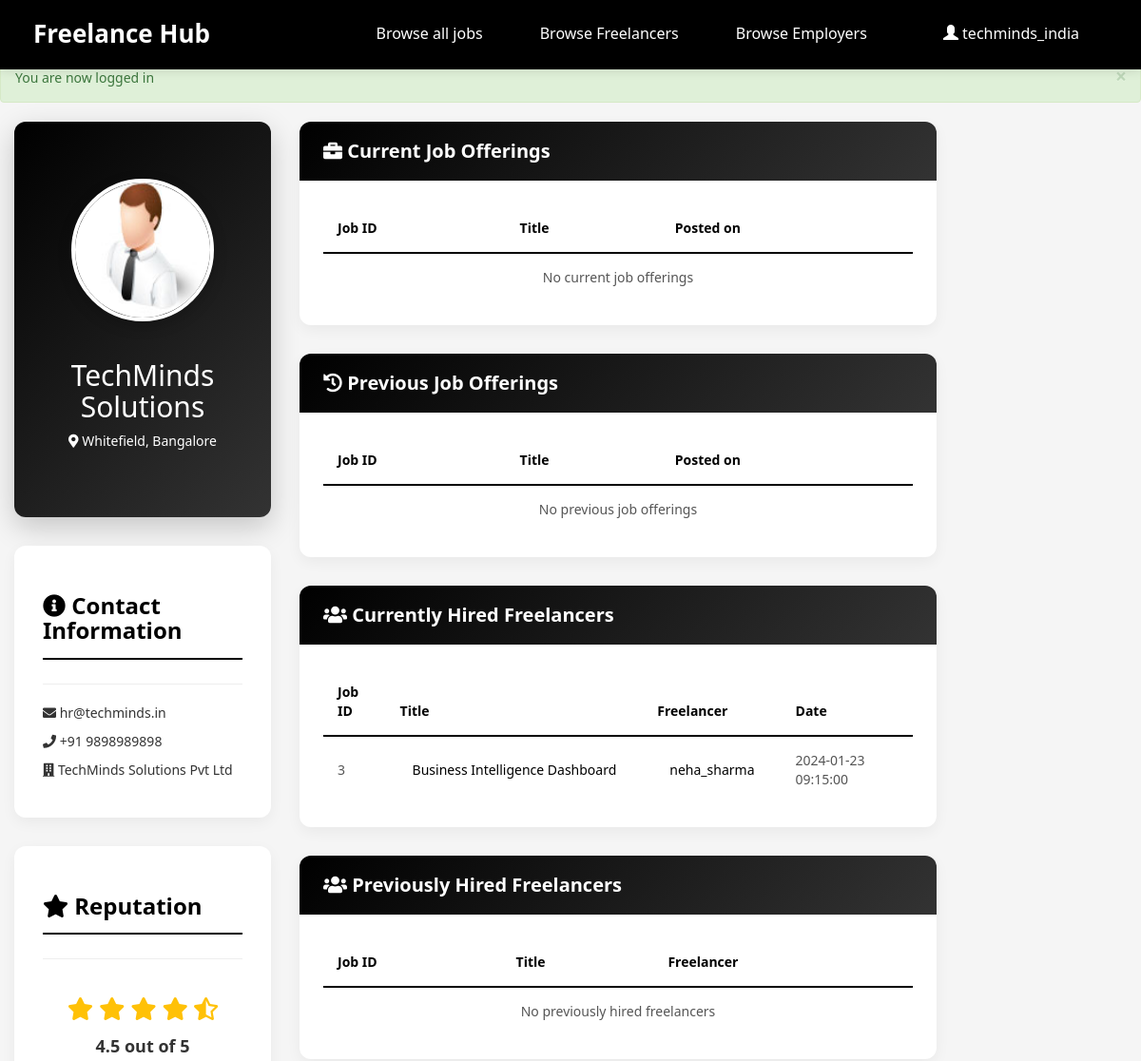
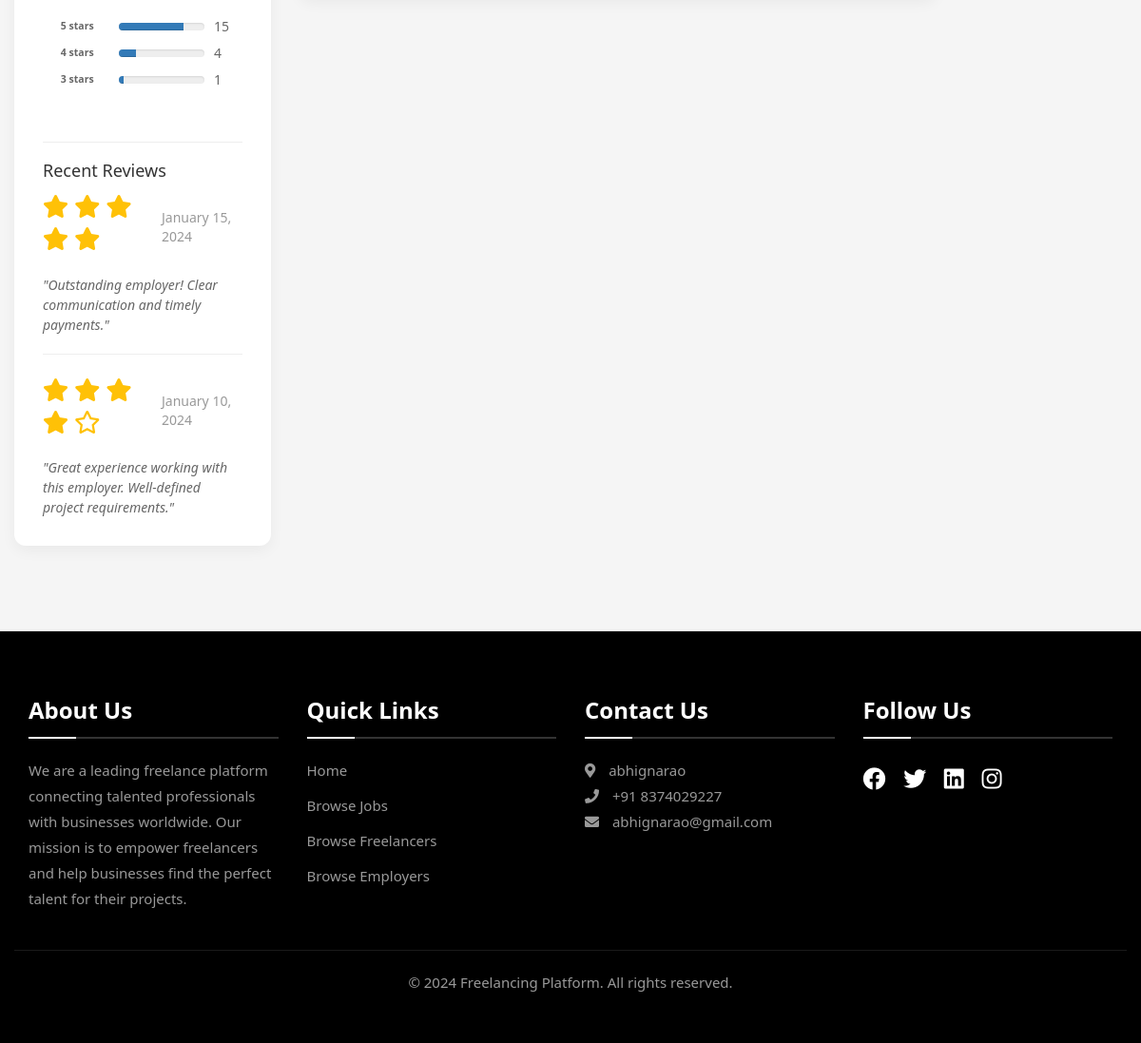
The page /employerProfile.php (signed in) on the database its author committed (2 pictures, top to bottom).
### tables this page shows
CREATE TABLE IF NOT EXISTS `employer` (
  `username` varchar(200) NOT NULL,
  `password` varchar(200) NOT NULL,
  `Name` varchar(200) NOT NULL,
  `email` varchar(200) NOT NULL,
  `contact_no` varchar(200) NOT NULL,
  `address` varchar(200) NOT NULL,
  `gender` varchar(200) NOT NULL,
  `birthdate` date NOT NULL,
  `company` varchar(200) NOT NULL,
  `profile_sum` varchar(1000) NOT NULL
);

CREATE TABLE IF NOT EXISTS `job_offer` (
`job_id` bigint(20) unsigned NOT NULL,
  `title` varchar(200) NOT NULL,
  `type` varchar(200) NOT NULL,
  `description` varchar(1000) NOT NULL,
  `budget` int(11) NOT NULL,
  `skills` varchar(200) NOT NULL,
  `special_skill` varchar(200) NOT NULL,
  `e_username` varchar(200) NOT NULL,
  `valid` tinyint(1) NOT NULL,
  `timestamp` timestamp NOT NULL DEFAULT CURRENT_TIMESTAMP
);

CREATE TABLE IF NOT EXISTS `selected` (
  `f_username` varchar(200) NOT NULL,
  `job_id` varchar(30) NOT NULL,
  `e_username` varchar(200) NOT NULL,
  `price` int(11) NOT NULL,
  `valid` tinyint(1) NOT NULL
);

### config.php (called while the page is built, shortened)
<?php
try {
    $conn = new mysqli(DB_HOST, DB_USER, DB_PASS, DB_NAME);
    $conn->set_charset("utf8");
} catch (Exception $e) {
    error_log("Database Connection Error: " . $e->getMessage());
    die("Sorry, there was a problem connecting to our database. Please try again later.");
}
function safe_query($sql) {
    global $conn;
    try {
        $result = $conn->query($sql);
        return $result;
    } catch (Exception $e) {
        error_log("Database Query Error: " . $e->getMessage());
        return false;
    }
}
?>

### employerProfile.php (the view, shortened to what this page needs)
<?php include('server.php');
$username = $_SESSION["Username"];
$name = $email = $contactNo = $gender = $birthdate = $address = $profile_sum = $company = "";
$sql = "SELECT * FROM employer WHERE username='$username'";
$result = safe_query($sql);
if ($result && $result->num_rows > 0) {
    $row = $result->fetch_assoc();
    $name = $row["Name"] ?? 'Not specified';
    $email = $row["email"] ?? 'Not specified';
    $contactNo = $row["contact_no"] ?? 'Not specified';
    $address = $row["address"] ?? 'Not specified';
    $company = $row["company"] ?? 'Not specified';
} else {
    $_SESSION['error'] = "Could not retrieve profile data. Please try again.";
}
$sql = "SELECT * FROM job_offer WHERE e_username='$username' and valid=1 ORDER BY timestamp DESC";
$job_result = safe_query($sql);
 ?>
<!DOCTYPE html>
<html lang="en">
<head>
	<link rel="stylesheet" href="https://maxcdn.bootstrapcdn.com/bootstrap/3.4.1/css/bootstrap.min.css">
	<link rel="stylesheet" href="https://cdnjs.cloudflare.com/ajax/libs/font-awesome/5.15.4/css/all.min.css">
</head>
<body>
<nav class="navbar navbar-inverse navbar-fixed-top" id="my-navbar">
	<div class="container">
		<div class="navber-header">
			<a href="index.php" class="navbar-brand">Freelance Hub</a>
		</div>
		<div class="collapse navbar-collapse" id="navbar-collapse">
			<ul class="nav navbar-nav navbar-right">
				<li><a href="allJob.php">Browse all jobs</a></li>
				<li><a href="allFreelancer.php">Browse Freelancers</a></li>
				<li><a href="allEmployer.php">Browse Employers</a></li>
				<li class="dropdown" style="background:#000;padding:0 20px 0 20px;">
			        <a class="dropdown-toggle" data-toggle="dropdown" href="#"><span class="glyphicon glyphicon-user"></span> <?php echo $username; ?>
			        </a>
			    </li>
			</ul>
		</div>
	</div>
</nav>
<div class="container-fluid" style="margin-top:20px">
<div class="row">
    <?php if(isset($_SESSION['success'])): ?>
        <div class="alert alert-success alert-dismissible">
            <button type="button" class="close" data-dismiss="alert">&times;</button>
            <?php
                echo $_SESSION['success'];
            ?>
        </div>
    <?php endif; ?>
	<div class="col-lg-3">
		<div class="profile-header text-center">
			<img src="image/img04.jpg" alt="Profile Photo" class="profile-img">
			<h2><?php echo $name; ?></h2>
			<p><i class="fas fa-map-marker-alt"></i> <?php echo $address; ?></p>
	    </div>
		<div class="card">
			<h3><i class="fas fa-info-circle"></i> Contact Information</h3>
			<hr>
			<p><i class="fas fa-envelope"></i> <?php echo $email; ?></p>
			<p><i class="fas fa-phone"></i> <?php echo $contactNo; ?></p>
			<p><i class="fas fa-building"></i> <?php echo $company; ?></p>
		</div>
		<div class="card">
			<h3><i class="fas fa-star"></i> Reputation</h3>
			<hr>
			<div class="rating-summary">
				<div class="overall-rating">
					<div class="stars">
						<i class="fas fa-star"></i>
						<i class="fas fa-star"></i>
						<i class="fas fa-star"></i>
						<i class="fas fa-star"></i>
						<i class="fas fa-star-half-alt"></i>
					</div>
					<div class="rating-text">4.5 out of 5</div>
				</div>
				<div class="rating-stats">
					<div class="stat-item">
						<span class="label">5 stars</span>
						<div class="progress">
							<div class="progress-bar bg-success" style="width: 75%"></div>
						</div>
						<span class="count">15</span>
					</div>
					<div class="stat-item">
						<span class="label">4 stars</span>
						<div class="progress">
							<div class="progress-bar bg-success" style="width: 20%"></div>
						</div>
						<span class="count">4</span>
					</div>
					<div class="stat-item">
						<span class="label">3 stars</span>
						<div class="progress">
							<div class="progress-bar bg-warning" style="width: 5%"></div>
						</div>
						<span class="count">1</span>
					</div>
				</div>
			</div>
			<hr>
			<div class="recent-reviews">
				<h4>Recent Reviews</h4>
				<div class="review-item">
					<div class="review-header">
						<div class="stars">
							<i class="fas fa-star"></i>
							<i class="fas fa-star"></i>
							<i class="fas fa-star"></i>
							<i class="fas fa-star"></i>
							<i class="fas fa-star"></i>
						</div>
						<span class="review-date">January 15, 2024</span>
					</div>
					<p class="review-text">"Outstanding employer! Clear communication and timely payments."</p>
				</div>
				<div class="review-item">
					<div class="review-header">
						<div class="stars">
							<i class="fas fa-star"></i>
							<i class="fas fa-star"></i>
							<i class="fas fa-star"></i>
							<i class="fas fa-star"></i>
							<i class="far fa-star"></i>
						</div>
						<span class="review-date">January 10, 2024</span>
					</div>
					<p class="review-text">"Great experience working with this employer. Well-defined project requirements."</p>
				</div>
			</div>
		</div>
	</div>
	<div class="col-lg-7">
			<div class="panel panel-primary">
			<div class="panel-heading">
				<h3 class="panel-title"><i class="fas fa-briefcase"></i> Current Job Offerings</h3>
			</div>
			<div class="panel-body">
				<div class="table-responsive">
					<table class="table">
						<thead>
							<tr>
								<th>Job ID</th>
								<th>Title</th>
								<th>Posted on</th>
                      </tr>
						</thead>
						<tbody>
                      <?php
						if ($job_result->num_rows > 0) {
							while($row = $job_result->fetch_assoc()) {
                                echo '
								<tr>
                                <form action="employerProfile.php" method="post">
									<input type="hidden" name="jid" value="'.$row["job_id"].'">
									<td>'.$row["job_id"].'</td>
									<td><button type="submit" class="btn btn-link">'.$row["title"].'</button></td>
									<td>'.$row["timestamp"].'</td>
                                </form>
								</tr>';
                                }
                        } else {
							echo '<tr><td colspan="3" class="text-center">No current job offerings</td></tr>';
                        }
                       ?>
						</tbody>
                  </table>
				</div>
			</div>
		</div>
			<div class="panel panel-primary">
			<div class="panel-heading">
				<h3 class="panel-title"><i class="fas fa-history"></i> Previous Job Offerings</h3>
			</div>
			<div class="panel-body">
				<div class="table-responsive">
					<table class="table">
						<thead>
							<tr>
								<th>Job ID</th>
								<th>Title</th>
								<th>Posted on</th>
                      </tr>
						</thead>
						<tbody>
                      <?php
                      	$sql = "SELECT * FROM job_offer WHERE e_username='$username' and valid=0 ORDER BY timestamp DESC";
						$result = $conn->query($sql);
                      if ($result->num_rows > 0) {
                            while($row = $result->fetch_assoc()) {
                                echo '
								<tr>
                                <form action="employerProfile.php" method="post">
									<input type="hidden" name="jid" value="'.$row["job_id"].'">
									<td>'.$row["job_id"].'</td>
									<td><button type="submit" class="btn btn-link">'.$row["title"].'</button></td>
									<td>'.$row["timestamp"].'</td>
                                </form>
								</tr>';
                                }
                        } else {
							echo '<tr><td colspan="3" class="text-center">No previous job offerings</td></tr>';
                        }
                       ?>
						</tbody>
                  </table>
				</div>
			</div>
		</div>
			<div class="panel panel-primary">
			<div class="panel-heading">
				<h3 class="panel-title"><i class="fas fa-users"></i> Currently Hired Freelancers</h3>
			</div>
			<div class="panel-body">
				<div class="table-responsive">
					<table class="table">
						<thead>
							<tr>
								<th>Job ID</th>
								<th>Title</th>
								<th>Freelancer</th>
								<th>Date</th>
                      </tr>
						</thead>
						<tbody>
                      <?php
                      	$sql = "SELECT * FROM job_offer,selected WHERE job_offer.job_id=selected.job_id AND selected.e_username='$username' AND selected.valid=1 ORDER BY job_offer.timestamp DESC";
						$result = $conn->query($sql);
                      if ($result->num_rows > 0) {
                            while($row = $result->fetch_assoc()) {
                                echo '
								<tr>
									<td>'.$row["job_id"].'</td>
									<td>
                                <form action="employerProfile.php" method="post">
										<input type="hidden" name="jid" value="'.$row["job_id"].'">
										<button type="submit" class="btn btn-link">'.$row["title"].'</button>
                                    </form>
									</td>
									<td>
                                    <form action="employerProfile.php" method="post">
										<input type="hidden" name="f_user" value="'.$row["f_username"].'">
										<button type="submit" class="btn btn-link">'.$row["f_username"].'</button>
                                </form>
									</td>
									<td>'.$row["timestamp"].'</td>
								</tr>';
                                }
                        } else {
							echo '<tr><td colspan="4" class="text-center">No currently hired freelancers</td></tr>';
                        }
                       ?>
						</tbody>
                  </table>
				</div>
			</div>
		</div>
			<div class="panel panel-primary">
			<div class="panel-heading">
				<h3 class="panel-title"><i class="fas fa-users"></i> Previously Hired Freelancers</h3>
			</div>
			<div class="panel-body">
				<div class="table-responsive">
					<table class="table">
						<thead>
							<tr>
								<th>Job ID</th>
								<th>Title</th>
								<th>Freelancer</th>
                      </tr>
						</thead>
						<tbody>
                      <?php
                      	$sql = "SELECT * FROM job_offer,selected WHERE job_offer.job_id=selected.job_id AND selected.e_username='$username' AND selected.valid=0 ORDER BY job_offer.timestamp DESC";
						$result = $conn->query($sql);
                      if ($result->num_rows > 0) {
                            while($row = $result->fetch_assoc()) {
                                echo '
                                    <tr>
									<td>'.$row["job_id"].'</td>
									<td><input type="submit" class="btn btn-link btn-lg" value="'.$row["title"].'"></td>
                                    </form>
                                    <form action="employerProfile.php" method="post">
									<input type="hidden" name="f_user" value="'.$row["f_username"].'">
									<td><input type="submit" class="btn btn-link btn-lg" value="'.$row["f_username"].'"></td>
									<td>'.$row["timestamp"].'</td>
								</tr>';
                                }
                        } else {
							echo '<tr><td colspan="3" class="text-center">No previously hired freelancers</td></tr>';
                        }
                       ?>
						</tbody>
                  </table>
				</div>
			</div>
		</div>
	</div>
	<div class="col-lg-2">
	</div>
</div>
</div>
<div class="footer" style="background-color: #000; padding: 50px 0; color: #fff;">
    <div class="container">
	<div class="row">
            <div class="col-md-3">
                <h3 style="color: #fff; font-size: 24px; margin-bottom: 20px;">About Us</h3>
                <p style="color: #999; line-height: 1.8;">We are a leading freelance platform connecting talented professionals with businesses worldwide. Our mission is to empower freelancers and help businesses find the perfect talent for their projects.</p>
            </div>
            <div class="col-md-3">
                <h3 style="color: #fff; font-size: 24px; margin-bottom: 20px;">Quick Links</h3>
                <ul style="list-style: none; padding: 0;">
                    <li style="margin-bottom: 10px;"><a href="index.php" style="color: #999; text-decoration: none; transition: all 0.3s;">Home</a></li>
                    <li style="margin-bottom: 10px;"><a href="allJob.php" style="color: #999; text-decoration: none; transition: all 0.3s;">Browse Jobs</a></li>
                    <li style="margin-bottom: 10px;"><a href="allFreelancer.php" style="color: #999; text-decoration: none; transition: all 0.3s;">Browse Freelancers</a></li>
                    <li style="margin-bottom: 10px;"><a href="allEmployer.php" style="color: #999; text-decoration: none; transition: all 0.3s;">Browse Employers</a></li>
                </ul>
            </div>
            <div class="col-md-3">
                <h3 style="color: #fff; font-size: 24px; margin-bottom: 20px;">Contact Us</h3>
                <p style="color: #999; line-height: 1.8;">
                    <i class="fas fa-map-marker-alt" style="margin-right: 10px;"></i> abhignarao<br>
                    <i class="fas fa-phone" style="margin-right: 10px;"></i> +91 8374029227<br>
                    <i class="fas fa-envelope" style="margin-right: 10px;"></i> abhignarao@gmail.com
                </p>
            </div>
            <div class="col-md-3">
                <h3 style="color: #fff; font-size: 24px; margin-bottom: 20px;">Follow Us</h3>
                <div class="social-icons">
                    <a href="#" style="color: #fff; font-size: 24px; margin-right: 15px; transition: all 0.3s;"><i class="fab fa-facebook"></i></a>
                    <a href="#" style="color: #fff; font-size: 24px; margin-right: 15px; transition: all 0.3s;"><i class="fab fa-twitter"></i></a>
                    <a href="#" style="color: #fff; font-size: 24px; margin-right: 15px; transition: all 0.3s;"><i class="fab fa-linkedin"></i></a>
                    <a href="#" style="color: #fff; font-size: 24px; margin-right: 15px; transition: all 0.3s;"><i class="fab fa-instagram"></i></a>
                </div>
		</div>
		</div>
        <div class="row" style="margin-top: 30px; padding-top: 20px; border-top: 1px solid rgba(255,255,255,0.1);">
            <div class="col-md-12 text-center">
                <p style="color: #999; margin: 0;">© 2024 Freelancing Platform. All rights reserved.</p>
		</div>
		</div>
	</div>
</div>
</body>
</html>

### rows shown on the page
employer: Name "TechMinds Solutions", address "Whitefield, Bangalore", email "hr@techminds.in", contact_no "+91 9898989898", company "TechMinds Solutions Pvt Ltd"
job_offer: selected.job_id "3", title "Business Intelligence Dashboard", selected.f_username "neha_sharma", timestamp "2024-01-23 09:15:00"

### other values the page prints
$username "techminds_india"
$_SESSION['success'] "You are now logged in"
